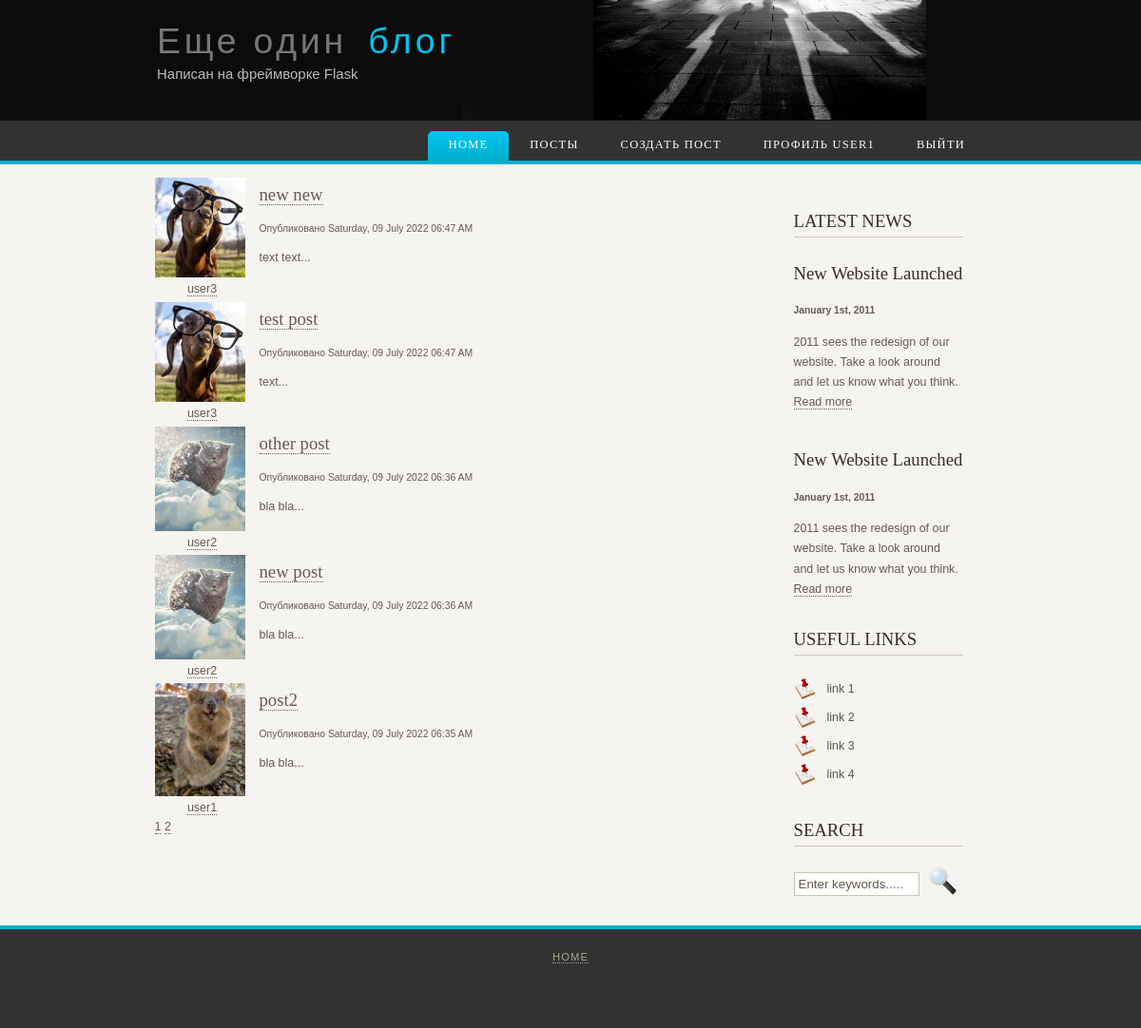
The app's page /allpost (signed in) with its own data.
### my_flask_blog/models.py (models this page shows, shortened)
class User(db.Model, UserMixin):
    id = db.Column(db.Integer, primary_key=True)
    username = db.Column(db.String(20), unique=True, nullable=False)
    email = db.Column(db.String(120), unique=True, nullable=False)
    image_file = db.Column(db.String(20), nullable=False, default='default.png')
    password = db.Column(db.String(60), nullable=False)
    posts = db.relationship('Post', backref='author', lazy=True)
    active = db.Column(db.Boolean(), default=True)
    roles = db.relationship('Role', secondary=roles_users, backref=db.backref('users', lazy='dynamic'))
    @property
    def is_authenticated(self):
        return True

class Post(db.Model):
    id = db.Column(db.Integer, primary_key=True)
    title = db.Column(db.String(100), nullable=False)
    date_posted = db.Column(db.DateTime, nullable=False, default=datetime.utcnow)
    content = db.Column(db.Text, nullable=False)
    user_id = db.Column(db.Integer, db.ForeignKey('user.id'), nullable=False)
    comments = db.relationship('Comment', backref='title', lazy='dynamic')

### my_flask_blog/posts/routes.py (the view)
@posts.route("/allpost")
@login_required
def allpost():
    page = request.args.get('page', 1, type=int)
    posts = Post.query.order_by(Post.date_posted.desc()).paginate(page=page, per_page=5)
    return render_template('allpost.html', posts=posts)

### my_flask_blog/templates/allpost.html
{% extends "base.html" %}
{% block content %}
  {% for post in posts.items %}
  <div class="container" style="display: flex;">
    <article class="media" style="display: flex; flex-direction: column; width: 100px;">
      <img class="rounded-circle article-img" style="margin-right: 5px;" src="{{ url_for('static', filename='profile_pics/' + post.author.image_file) }}">
      <a href="{{ url_for('users.user_posts', username=post.author.username) }}" id="author" style="margin: 5px auto;">{{ post.author.username }}</a>
    </article>
    <div class="card" style="margin: 0 10px 20px;">
      <div class="card-body">
        <h4 class="card-title"><a class="title" href="{{ url_for('posts.post', post_id=post.id) }}">{{ post.title }}</a></h4>
        <small>Опубликовано {{ post.date_posted.strftime('%A, %d %B %Y %I:%M %p') }}</small>
        <br>
        <br>
        <p class="card-text">{{ post.content[:150] }}...</p>
      </div>
    </div>
  </div>
  {% endfor %}
  {% for page_num in posts.iter_pages(left_edge=1, right_edge=1, left_current=1, right_current=2) %}
    {% if page_num %}
      {% if posts.page == page_num %}
        <a class="btn btn-success mb-4" href="{{ url_for('posts.allpost', page=page_num) }}">{{ page_num }}</a>
      {% else %}
        <a class="btn btn-outline-success mb-4" href="{{ url_for('posts.allpost', page=page_num) }}">{{ page_num }}</a>
      {% endif %}
    {% else %}
      ...
    {% endif %}
  {% endfor %}
{% endblock content %}

### my_flask_blog/templates/base.html (shortened to what this page needs)
<!DOCTYPE HTML>
<html>
<head>
  <link rel="stylesheet" type="text/css" href="{{ url_for('static', filename='style/style.css') }}" />
</head>
<body>
  <div id="main">
    <div id="header">
      <div id="logo">
        <div id="logo_text">
          <h1><a href="{{ url_for('main.home') }}">Еще один<span class="logo_colour">&ensp;блог</span></a></h1>
          <h2>Написан на фреймворке Flask</h2>
        </div>
      </div>
      <div id="menubar">
        <ul id="menu">
          <li class="selected"><a href="{{ url_for('main.home') }}">Home</a></li>
          {% if current_user.is_authenticated %}
          <li><a href="{{ url_for('posts.allpost') }}">Посты</a></li>
          <li><a href="{{ url_for('posts.new_post') }}">Создать пост</a></li>
          <li><a href="{{ url_for('users.account') }}">Профиль {{ current_user.username }}</a></li>
          <li><a href="{{ url_for('users.logout') }}">Выйти</a></li>
          {% else %}
          <li><a href="{{ url_for('users.login') }}">Войти</a></li>
          <li><a href="{{ url_for('users.register') }}">Зарегистрироваться</a></li>
          {% endif %}
        </ul>
      </div>
    </div>
    <div id="site_content">
      <div class="sidebar">
        <h3>Latest News</h3>
        <h4>New Website Launched</h4>
        <h5>January 1st, 2011</h5>
        <p>2011 sees the redesign of our website. Take a look around and let us know what you think.<br /><a href="#">Read more</a></p>
        <p></p>
        <h4>New Website Launched</h4>
        <h5>January 1st, 2011</h5>
        <p>2011 sees the redesign of our website. Take a look around and let us know what you think.<br /><a href="#">Read more</a></p>
        <h3>Useful Links</h3>
        <ul>
          <li><a href="#">link 1</a></li>
          <li><a href="#">link 2</a></li>
          <li><a href="#">link 3</a></li>
          <li><a href="#">link 4</a></li>
        </ul>
        <h3>Search</h3>
        <form method="post" action="#" id="search_form">
          <p>
            <input class="search" type="text" name="search_field" value="Enter keywords....." />
            <input name="search" type="image" style="border: 0; margin: 0 0 -9px 5px;" src="../static/style/search.png" alt="Search" title="Search" />
          </p>
        </form>
      </div>
            {% block content %}{% endblock %}
    </div>
    <div id="footer">
      <p><a href="{{ url_for('main.home') }}">Home</a></p>
    </div>
  </div>
</body>
</html>

### my_flask_blog/static/style/style.css (style rules this page uses)
html { height: 100%; }
body { font-family: "lucida sans", arial, sans-serif; padding: 0px; margin: 0px; font-size: .78em; background: #F6F4F0; color: #635B53; }
p { margin: 0px; padding: 0px 0px 16px 0px; line-height: 1.7em; }
h1, h2, h3, h4 { font-size: 150%; padding: 7px 0px 5px 0px; margin: 0px 0px 12px 0px; font-weight: normal; color: #342F28; font-family: serif; }
h1, h3 { text-transform: uppercase; margin: 10px 0px 20px 0px; padding: 5px 20px 5px 0px; border-bottom: 1px solid #CCC6B4; }
a, a:hover { border-bottom: 1px dotted; color: #635B53; text-decoration: none; }
img { border: 0px; margin: 0px; padding: 0px; }
a { outline: none; }
form { padding: 0; margin: 0; }
ul { margin: 2px 0px 18px 16px; padding: 0px; }
ul li { list-style-type: square; margin: 0px 0px 6px 0px; padding: 0px; }
#main, #logo, #menubar, #site_content, #footer { margin-left: auto; margin-right: auto; }
#header { background: url(back.png) repeat-x; }
#logo { width: 870px; height: 127px; position: relative; background: transparent url(logo.png) no-repeat right; }
#logo #logo_text { position: absolute; top: 0; left: 0; }
#logo h1, #logo h2 { font: normal 300% 'century gothic', arial, sans-serif; border-bottom: 0; text-transform: none; margin: 0 0 0 9px; }
#logo_text h1, #logo_text h1 a, #logo_text h1 a:hover { padding: 22px 0 0 0; color: #777; letter-spacing: 0.1em; text-decoration: none; }
#logo_text h1 a .logo_colour { color: #00C5EE; }
#logo_text h2 { font-size: 120%; padding: 4px 0 0 0; color: #BBB; }
#logo h1, #logo h2 { margin: 0; font-family: "century gothic", arial, sans-serif; }
#logo h1 { font-size: 300%; padding: 22px 0px 0px 0px; color: #777; }
#logo h2 { font-size: 120%; padding: 4px 0px 0px 0px; color: #BBB; }
#logo a { border: none; }
#menubar { width: 870px; height: 46px; padding-top: 4px; padding-left: 4px; }
ul#menu { float: right; margin: 0px; }
ul#menu li { float: left; margin: 5px 0 0 0; padding: 0 0 0 6px; list-style: none; }
ul#menu li a { letter-spacing: 0.1em; font-family: serif; font-size: 100%; display: block; float: left; height: 20px; text-decoration: none; padding: 9px 22px 5px 16px; text-align: center; color: #FFF; text-transform: uppercase; border: none; }
ul#menu li.selected a { height: 20px; padding: 7px 22px 4px 16px; }
ul#menu li.selected { margin: 7px 0 0 0; background: #635B53 url(tabs.png) no-repeat 0 0px; }
ul#menu li.selected a, ul#menu li.selected a:hover { background: #635B53 url(tabs.png) no-repeat 100% 0px; color: #FFF; }
#site_content { width: 875px; margin-top: 10px; overflow: hidden; }
.sidebar { float: right; width: 178px; padding: 20px 25px 15px 15px; }
.sidebar ul { width: 178px; padding-top: 4px; margin: 4px 0px 30px 0px; }
.sidebar li { list-style: none; padding: 0px 0px 2px 0px; }
.sidebar li a, .sidebar li a:hover { text-decoration: none; padding: 4px 0px 4px 35px; display: block; background: transparent url(arrow.png) no-repeat left center; color: #555; border: none; }
#footer { width: 100%; font-family: sans-serif; font-size: 90%; height: 80px; padding: 20px 0px 4px 0px; margin-bottom: 20px; text-align: center; background: #313131; color: #A8AA94; border-top: 4px solid #00AFCE; text-transform: uppercase; letter-spacing: 0.1em; }
#footer a { color: #A8AA94; text-decoration: none; }
.search { width: 122px; border: 1px solid #CCC6B4; padding: 4px; color: #635B53; }

### records on screen
User: username "USER1"
Post: image_file (picture), author.username "user3", title "new new", date_posted "Saturday, 09 July 2022 06:47 AM", content "text text"
Post: image_file (picture), author.username "user3", title "test post", date_posted "Saturday, 09 July 2022 06:47 AM", content "text"
Post: image_file (placeholder picture), author.username "user2", title "other post", date_posted "Saturday, 09 July 2022 06:36 AM", content "bla bla"
Post: image_file (placeholder picture), author.username "user2", title "new post", date_posted "Saturday, 09 July 2022 06:36 AM", content "bla bla"
Post: image_file (picture), author.username "user1", title "post2", date_posted "Saturday, 09 July 2022 06:35 AM", content "bla bla"

### other values on screen
{{ page_num }} "1"
{{ page_num }} "2"
